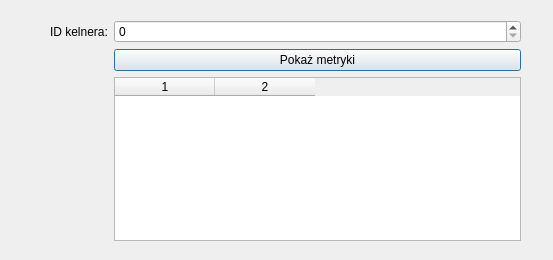
<?xml version="1.0" encoding="UTF-8"?>
<ui version="4.0">
 <class>MetricsDialog</class>
 <widget class="QDialog" name="MetricsDialog">
  <property name="geometry">
   <rect>
    <x>0</x>
    <y>0</y>
    <width>553</width>
    <height>260</height>
   </rect>
  </property>
  <property name="windowTitle">
   <string>Dialog</string>
  </property>
  <widget class="QWidget" name="formLayoutWidget">
   <property name="geometry">
    <rect>
     <x>50</x>
     <y>20</y>
     <width>471</width>
     <height>221</height>
    </rect>
   </property>
   <layout class="QFormLayout" name="formLayout">
    <item row="0" column="0">
     <widget class="QLabel" name="labelWaiterId">
      <property name="text">
       <string>ID kelnera:</string>
      </property>
     </widget>
    </item>
    <item row="0" column="1">
     <widget class="QSpinBox" name="waiterIdSpinBox"/>
    </item>
    <item row="1" column="1">
     <widget class="QPushButton" name="btnLoadMetrics">
      <property name="text">
       <string>Pokaż metryki</string>
      </property>
     </widget>
    </item>
    <item row="2" column="1">
     <widget class="QTableWidget" name="tableMetrics">
      <property name="columnCount">
       <number>2</number>
      </property>
      <column/>
      <column/>
     </widget>
    </item>
   </layout>
  </widget>
 </widget>
 <resources/>
 <connections/>
</ui>
